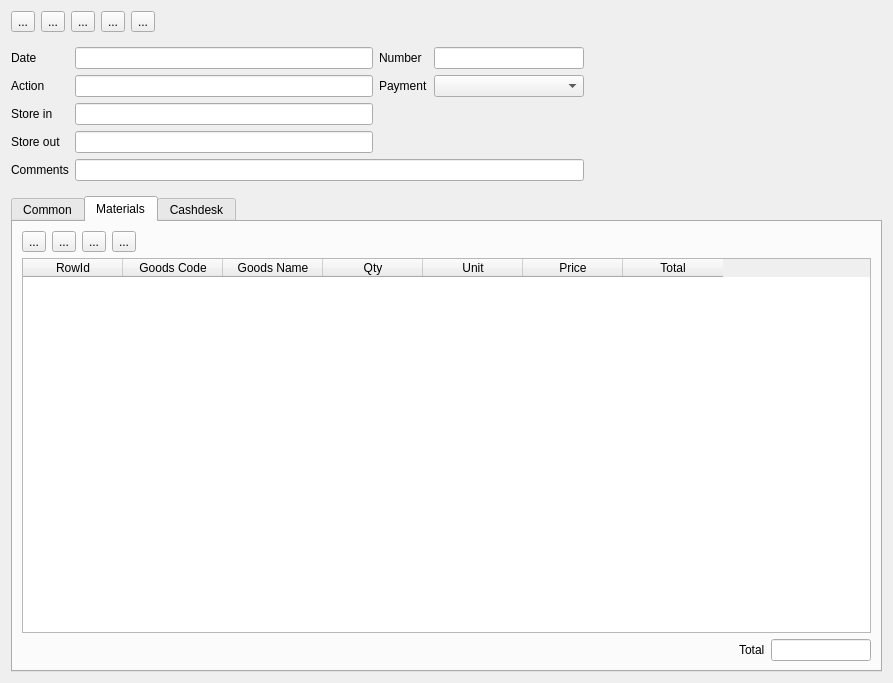
<?xml version="1.0" encoding="UTF-8"?>
<ui version="4.0">
 <class>StoreDoc</class>
 <widget class="QWidget" name="StoreDoc">
  <property name="geometry">
   <rect>
    <x>0</x>
    <y>0</y>
    <width>893</width>
    <height>683</height>
   </rect>
  </property>
  <property name="windowTitle">
   <string>Form</string>
  </property>
  <layout class="QVBoxLayout" name="verticalLayout_2">
   <item>
    <widget class="QWidget" name="widget_4" native="true">
     <layout class="QHBoxLayout" name="horizontalLayout">
      <property name="leftMargin">
       <number>0</number>
      </property>
      <property name="topMargin">
       <number>0</number>
      </property>
      <property name="rightMargin">
       <number>0</number>
      </property>
      <property name="bottomMargin">
       <number>0</number>
      </property>
      <item>
       <widget class="QToolButton" name="btnSaveDoc">
        <property name="text">
         <string>...</string>
        </property>
        <property name="icon">
         <iconset resource="../Resort/res.qrc">
          <normaloff>:/images/save.png</normaloff>:/images/save.png</iconset>
        </property>
        <property name="iconSize">
         <size>
          <width>24</width>
          <height>24</height>
         </size>
        </property>
       </widget>
      </item>
      <item>
       <widget class="QToolButton" name="btnDraftDoc">
        <property name="text">
         <string>...</string>
        </property>
        <property name="icon">
         <iconset resource="../Resort/res.qrc">
          <normaloff>:/images/draft.png</normaloff>:/images/draft.png</iconset>
        </property>
        <property name="iconSize">
         <size>
          <width>24</width>
          <height>24</height>
         </size>
        </property>
       </widget>
      </item>
      <item>
       <widget class="QToolButton" name="btnPrintDoc">
        <property name="text">
         <string>...</string>
        </property>
        <property name="icon">
         <iconset resource="../Resort/res.qrc">
          <normaloff>:/images/printer.png</normaloff>:/images/printer.png</iconset>
        </property>
        <property name="iconSize">
         <size>
          <width>24</width>
          <height>24</height>
         </size>
        </property>
       </widget>
      </item>
      <item>
       <widget class="QToolButton" name="btnExcel">
        <property name="text">
         <string>...</string>
        </property>
        <property name="icon">
         <iconset resource="../Resort/res.qrc">
          <normaloff>:/images/excel.png</normaloff>:/images/excel.png</iconset>
        </property>
        <property name="iconSize">
         <size>
          <width>24</width>
          <height>24</height>
         </size>
        </property>
       </widget>
      </item>
      <item>
       <widget class="QToolButton" name="btnRemoveDoc">
        <property name="text">
         <string>...</string>
        </property>
        <property name="icon">
         <iconset resource="../Resort/res.qrc">
          <normaloff>:/images/garbage.png</normaloff>:/images/garbage.png</iconset>
        </property>
        <property name="iconSize">
         <size>
          <width>24</width>
          <height>24</height>
         </size>
        </property>
       </widget>
      </item>
      <item>
       <spacer name="horizontalSpacer_4">
        <property name="orientation">
         <enum>Qt::Horizontal</enum>
        </property>
        <property name="sizeHint" stdset="0">
         <size>
          <width>761</width>
          <height>20</height>
         </size>
        </property>
       </spacer>
      </item>
     </layout>
    </widget>
   </item>
   <item>
    <widget class="QWidget" name="widget" native="true">
     <layout class="QVBoxLayout" name="verticalLayout">
      <property name="leftMargin">
       <number>0</number>
      </property>
      <property name="topMargin">
       <number>0</number>
      </property>
      <property name="rightMargin">
       <number>0</number>
      </property>
      <property name="bottomMargin">
       <number>0</number>
      </property>
      <item>
       <widget class="QWidget" name="wCommon" native="true">
        <layout class="QGridLayout" name="gridLayout_2">
         <property name="leftMargin">
          <number>0</number>
         </property>
         <property name="rightMargin">
          <number>0</number>
         </property>
         <item row="0" column="1">
          <widget class="EDateEdit" name="deDate"/>
         </item>
         <item row="3" column="0">
          <widget class="QLabel" name="lbStoreout">
           <property name="text">
            <string>Store out</string>
           </property>
          </widget>
         </item>
         <item row="2" column="0">
          <widget class="QLabel" name="lbStorein">
           <property name="text">
            <string>Store in</string>
           </property>
          </widget>
         </item>
         <item row="0" column="3">
          <widget class="EQLineEdit" name="leDocNumber">
           <property name="maximumSize">
            <size>
             <width>150</width>
             <height>16777215</height>
            </size>
           </property>
           <property name="readOnly">
            <bool>true</bool>
           </property>
          </widget>
         </item>
         <item row="0" column="6">
          <spacer name="horizontalSpacer">
           <property name="orientation">
            <enum>Qt::Horizontal</enum>
           </property>
           <property name="sizeHint" stdset="0">
            <size>
             <width>40</width>
             <height>20</height>
            </size>
           </property>
          </spacer>
         </item>
         <item row="0" column="2">
          <widget class="QLabel" name="label_2">
           <property name="text">
            <string>Number</string>
           </property>
          </widget>
         </item>
         <item row="1" column="1">
          <widget class="EQLineEdit" name="leAction">
           <property name="EnableHiddenText" stdset="0">
            <bool>true</bool>
           </property>
          </widget>
         </item>
         <item row="1" column="0">
          <widget class="QLabel" name="label_3">
           <property name="text">
            <string>Action</string>
           </property>
          </widget>
         </item>
         <item row="0" column="0">
          <widget class="QLabel" name="label">
           <property name="text">
            <string>Date</string>
           </property>
          </widget>
         </item>
         <item row="4" column="0">
          <widget class="QLabel" name="label_7">
           <property name="text">
            <string>Comments</string>
           </property>
          </widget>
         </item>
         <item row="4" column="1" colspan="3">
          <widget class="EQLineEdit" name="leComments"/>
         </item>
         <item row="2" column="1">
          <widget class="EQLineEdit" name="leStore">
           <property name="minimumSize">
            <size>
             <width>200</width>
             <height>0</height>
            </size>
           </property>
           <property name="EnableHiddenText" stdset="0">
            <bool>true</bool>
           </property>
          </widget>
         </item>
         <item row="3" column="1">
          <widget class="EQLineEdit" name="leStoreout">
           <property name="minimumSize">
            <size>
             <width>200</width>
             <height>0</height>
            </size>
           </property>
           <property name="EnableHiddenText" stdset="0">
            <bool>true</bool>
           </property>
          </widget>
         </item>
         <item row="1" column="2">
          <widget class="QLabel" name="label_10">
           <property name="text">
            <string>Payment</string>
           </property>
          </widget>
         </item>
         <item row="1" column="3">
          <widget class="EQComboBox" name="cbPayment">
           <property name="Cache" stdset="0">
            <number>108</number>
           </property>
          </widget>
         </item>
        </layout>
       </widget>
      </item>
      <item>
       <widget class="QTabWidget" name="tabWidget">
        <property name="currentIndex">
         <number>1</number>
        </property>
        <widget class="QWidget" name="tabCommon">
         <attribute name="title">
          <string>Common</string>
         </attribute>
         <layout class="QGridLayout" name="gridLayout">
          <item row="2" column="5">
           <spacer name="horizontalSpacer_2">
            <property name="orientation">
             <enum>Qt::Horizontal</enum>
            </property>
            <property name="sizeHint" stdset="0">
             <size>
              <width>40</width>
              <height>20</height>
             </size>
            </property>
           </spacer>
          </item>
          <item row="3" column="0">
           <widget class="QLabel" name="label_6">
            <property name="text">
             <string>Invoice date</string>
            </property>
           </widget>
          </item>
          <item row="3" column="1">
           <widget class="EDateEdit" name="deInvoiceDate">
            <property name="maximumSize">
             <size>
              <width>100</width>
              <height>16777215</height>
             </size>
            </property>
           </widget>
          </item>
          <item row="2" column="1">
           <widget class="EQLineEdit" name="leInvoiceNo">
            <property name="minimumSize">
             <size>
              <width>100</width>
              <height>0</height>
             </size>
            </property>
            <property name="maximumSize">
             <size>
              <width>25552</width>
              <height>16777215</height>
             </size>
            </property>
           </widget>
          </item>
          <item row="2" column="0">
           <widget class="QLabel" name="label_5">
            <property name="text">
             <string>Invoice number</string>
            </property>
           </widget>
          </item>
          <item row="5" column="1">
           <spacer name="verticalSpacer">
            <property name="orientation">
             <enum>Qt::Vertical</enum>
            </property>
            <property name="sizeHint" stdset="0">
             <size>
              <width>20</width>
              <height>330</height>
             </size>
            </property>
           </spacer>
          </item>
          <item row="0" column="0">
           <widget class="QLabel" name="label_4">
            <property name="text">
             <string>Partner code</string>
            </property>
           </widget>
          </item>
          <item row="0" column="1">
           <widget class="EQLineEdit" name="lePartnerCode">
            <property name="minimumSize">
             <size>
              <width>0</width>
              <height>0</height>
             </size>
            </property>
            <property name="maximumSize">
             <size>
              <width>100</width>
              <height>16777215</height>
             </size>
            </property>
           </widget>
          </item>
          <item row="1" column="1">
           <widget class="EQLineEdit" name="lePartnerName">
            <property name="minimumSize">
             <size>
              <width>300</width>
              <height>0</height>
             </size>
            </property>
           </widget>
          </item>
          <item row="1" column="0">
           <widget class="QLabel" name="label_8">
            <property name="text">
             <string>Partner name</string>
            </property>
           </widget>
          </item>
         </layout>
        </widget>
        <widget class="QWidget" name="tabMaterials">
         <attribute name="title">
          <string>Materials</string>
         </attribute>
         <layout class="QVBoxLayout" name="verticalLayout_3">
          <item>
           <widget class="QWidget" name="wGoodsOps" native="true">
            <layout class="QHBoxLayout" name="horizontalLayout_2">
             <property name="leftMargin">
              <number>0</number>
             </property>
             <property name="topMargin">
              <number>0</number>
             </property>
             <property name="rightMargin">
              <number>0</number>
             </property>
             <property name="bottomMargin">
              <number>0</number>
             </property>
             <item>
              <widget class="QToolButton" name="btnAddMaterial">
               <property name="text">
                <string>...</string>
               </property>
               <property name="icon">
                <iconset resource="../Resort/res.qrc">
                 <normaloff>:/images/add.png</normaloff>:/images/add.png</iconset>
               </property>
              </widget>
             </item>
             <item>
              <widget class="QToolButton" name="btnAddMaterialByScan">
               <property name="text">
                <string>...</string>
               </property>
               <property name="icon">
                <iconset resource="../Resort/res.qrc">
                 <normaloff>:/images/barcode.png</normaloff>:/images/barcode.png</iconset>
               </property>
              </widget>
             </item>
             <item>
              <widget class="QToolButton" name="btnRemoveMaterial">
               <property name="text">
                <string>...</string>
               </property>
               <property name="icon">
                <iconset resource="../Resort/res.qrc">
                 <normaloff>:/images/cancel.png</normaloff>:/images/cancel.png</iconset>
               </property>
              </widget>
             </item>
             <item>
              <widget class="QToolButton" name="btnNewMaterial">
               <property name="text">
                <string>...</string>
               </property>
               <property name="icon">
                <iconset resource="../Resort/res.qrc">
                 <normaloff>:/images/new.png</normaloff>:/images/new.png</iconset>
               </property>
              </widget>
             </item>
             <item>
              <spacer name="horizontalSpacer_3">
               <property name="orientation">
                <enum>Qt::Horizontal</enum>
               </property>
               <property name="sizeHint" stdset="0">
                <size>
                 <width>761</width>
                 <height>20</height>
                </size>
               </property>
              </spacer>
             </item>
            </layout>
           </widget>
          </item>
          <item>
           <widget class="EQTableWidget" name="tblGoods">
            <property name="editTriggers">
             <set>QAbstractItemView::NoEditTriggers</set>
            </property>
            <property name="selectionMode">
             <enum>QAbstractItemView::SingleSelection</enum>
            </property>
            <property name="selectionBehavior">
             <enum>QAbstractItemView::SelectRows</enum>
            </property>
            <column>
             <property name="text">
              <string>RowId</string>
             </property>
            </column>
            <column>
             <property name="text">
              <string>Goods Code</string>
             </property>
            </column>
            <column>
             <property name="text">
              <string>Goods Name</string>
             </property>
            </column>
            <column>
             <property name="text">
              <string>Qty</string>
             </property>
            </column>
            <column>
             <property name="text">
              <string>Unit</string>
             </property>
            </column>
            <column>
             <property name="text">
              <string>Price</string>
             </property>
            </column>
            <column>
             <property name="text">
              <string>Total</string>
             </property>
            </column>
           </widget>
          </item>
          <item>
           <widget class="QWidget" name="widget_5" native="true">
            <layout class="QHBoxLayout" name="horizontalLayout_3">
             <property name="leftMargin">
              <number>0</number>
             </property>
             <property name="topMargin">
              <number>0</number>
             </property>
             <property name="rightMargin">
              <number>0</number>
             </property>
             <property name="bottomMargin">
              <number>0</number>
             </property>
             <item>
              <spacer name="horizontalSpacer_5">
               <property name="orientation">
                <enum>Qt::Horizontal</enum>
               </property>
               <property name="sizeHint" stdset="0">
                <size>
                 <width>712</width>
                 <height>20</height>
                </size>
               </property>
              </spacer>
             </item>
             <item>
              <widget class="QLabel" name="label_9">
               <property name="text">
                <string>Total</string>
               </property>
              </widget>
             </item>
             <item>
              <widget class="EQLineEdit" name="leTotal">
               <property name="maximumSize">
                <size>
                 <width>100</width>
                 <height>16777215</height>
                </size>
               </property>
               <property name="readOnly">
                <bool>true</bool>
               </property>
              </widget>
             </item>
            </layout>
           </widget>
          </item>
         </layout>
        </widget>
        <widget class="QWidget" name="tab">
         <attribute name="title">
          <string>Cashdesk</string>
         </attribute>
         <layout class="QHBoxLayout" name="horizontalLayout_4">
          <item>
           <widget class="WCashEntry" name="wAcc" native="true"/>
          </item>
         </layout>
        </widget>
       </widget>
      </item>
     </layout>
    </widget>
   </item>
  </layout>
 </widget>
 <customwidgets>
  <customwidget>
   <class>EQLineEdit</class>
   <extends>QLineEdit</extends>
   <header location="global">eqlineedit.h</header>
   <slots>
    <signal>customButtonClicked(bool)</signal>
   </slots>
  </customwidget>
  <customwidget>
   <class>EQTableWidget</class>
   <extends>QTableWidget</extends>
   <header location="global">eqtablewidget.h</header>
  </customwidget>
  <customwidget>
   <class>EDateEdit</class>
   <extends>QLineEdit</extends>
   <header location="global">edateedit.h</header>
  </customwidget>
  <customwidget>
   <class>EQComboBox</class>
   <extends>QComboBox</extends>
   <header location="global">eqcombobox.h</header>
  </customwidget>
  <customwidget>
   <class>WCashEntry</class>
   <extends>QWidget</extends>
   <header location="global">wcashentry.h</header>
   <container>1</container>
  </customwidget>
 </customwidgets>
 <resources>
  <include location="../Resort/res.qrc"/>
 </resources>
 <connections/>
</ui>
